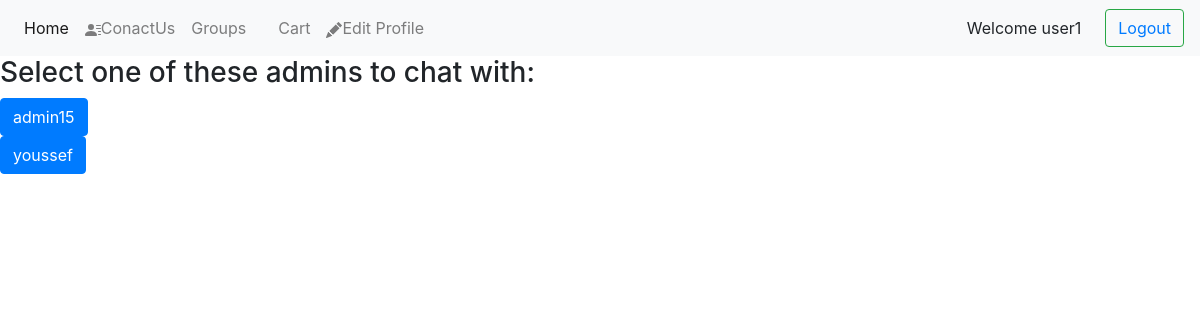
Before: /messages.php (signed in) with the older database file.
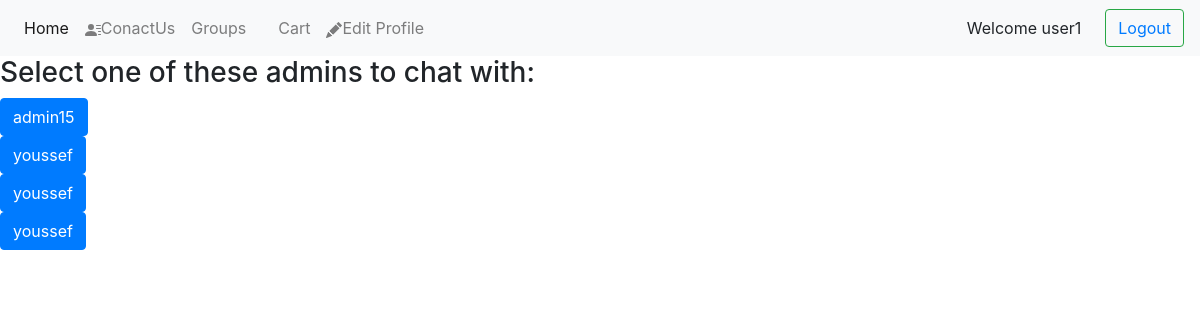
After: the same page with the newer database file.
### tables this page shows
CREATE TABLE `data` (
  `id` int(11) NOT NULL,
  `First_Name` varchar(40) NOT NULL,
  `Last_Name` varchar(40) NOT NULL,
  `Email` varchar(100) NOT NULL,
  `Password` varchar(50) NOT NULL,
  `Gender` varchar(11) NOT NULL,
  `type` varchar(11) NOT NULL,
  `Photo_Name` varchar(512) NOT NULL
);

### messages.php (the view, shortened to what this page needs)
<?php
require_once("navbar.php");
include("connectionproject.php");
?>
<!doctype html>
<html lang="en">
  <head>
    <link rel="stylesheet" href="https://cdn.jsdelivr.net/npm/bootstrap@4.5.3/dist/css/bootstrap.min.css">
  </head>
  <?php
  $type=$_SESSION['t'];
if($type=="user")
 {
   echo"<h3>Select one of these admins to chat with: </h3>";
    $sql = "SELECT * FROM data WHERE type='admin'";
    $result = mysqli_query($conn,$sql);
    if(mysqli_num_rows($result)>0)
{
while($row = mysqli_fetch_array($result)) {
    echo "<a href='chat1.php?idd={$row['id']}' class='btn btn-primary'>{$row['First_Name']}</a>";
   echo" <br>";
}
}
}
 ?>
<body>
</body>

Changed rows visible on the page:
added data: First_Name "youssef"
added data: First_Name "youssef"
